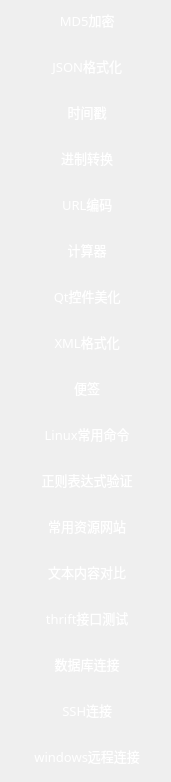
        <widget class="QWidget" name="scrollAreaWidgetContents">
         <property name="geometry">
          <rect>
           <x>0</x>
           <y>0</y>
           <width>171</width>
           <height>782</height>
          </rect>
         </property>
         <property name="cursor">
          <cursorShape>PointingHandCursor</cursorShape>
         </property>
         <property name="styleSheet">
          <string notr="true">QToolButton {
    qproperty-iconSize: 22px 22px;
	padding-left: 0px;
	background-color: rgba(255, 255, 255, 0);
	border: none;
	border-radius:5px;
	color: rgb(255, 255, 255);
	text-align: center;
}

QToolButton::menu-indicator { 
	image: None;
}

QToolButton:hover {
	border-radius:5px;
	color: rgb(255, 255, 255);
	
	background-color: rgb(20, 30, 36);
	border: none;
}
 
QToolButton:checked {
	border-radius:5px;
	color: rgb(255, 255, 255);
	background-color: rgb(20, 30, 36);
	border: none;
}</string>
         </property>
         <layout class="QVBoxLayout" name="verticalLayout">
          <property name="spacing">
           <number>6</number>
          </property>
          <property name="leftMargin">
           <number>0</number>
          </property>
          <property name="topMargin">
           <number>0</number>
          </property>
          <property name="rightMargin">
           <number>0</number>
          </property>
          <property name="bottomMargin">
           <number>0</number>
          </property>
          <item>
           <widget class="QToolButton" name="toolButton_md5">
            <property name="sizePolicy">
             <sizepolicy hsizetype="MinimumExpanding" vsizetype="Fixed">
              <horstretch>0</horstretch>
              <verstretch>0</verstretch>
             </sizepolicy>
            </property>
            <property name="minimumSize">
             <size>
              <width>0</width>
              <height>40</height>
             </size>
            </property>
            <property name="maximumSize">
             <size>
              <width>16777215</width>
              <height>40</height>
             </size>
            </property>
            <property name="font">
             <font>
              <family>OPPOSans B</family>
              <pointsize>10</pointsize>
             </font>
            </property>
            <property name="styleSheet">
             <string notr="true"/>
            </property>
            <property name="text">
             <string> MD5加密</string>
            </property>
            <property name="icon">
             <iconset resource="lib.qrc">
              <normaloff>:/lib/MD5.png</normaloff>:/lib/MD5.png</iconset>
            </property>
            <property name="iconSize">
             <size>
              <width>22</width>
              <height>22</height>
             </size>
            </property>
            <property name="toolButtonStyle">
             <enum>Qt::ToolButtonTextBesideIcon</enum>
            </property>
           </widget>
          </item>
          <item>
           <widget class="QToolButton" name="toolButton_json">
            <property name="sizePolicy">
             <sizepolicy hsizetype="Expanding" vsizetype="Fixed">
              <horstretch>0</horstretch>
              <verstretch>0</verstretch>
             </sizepolicy>
            </property>
            <property name="minimumSize">
             <size>
              <width>0</width>
              <height>40</height>
             </size>
            </property>
            <property name="maximumSize">
             <size>
              <width>16777215</width>
              <height>40</height>
             </size>
            </property>
            <property name="font">
             <font>
              <family>OPPOSans B</family>
              <pointsize>10</pointsize>
             </font>
            </property>
            <property name="styleSheet">
             <string notr="true"/>
            </property>
            <property name="text">
             <string> JSON格式化</string>
            </property>
            <property name="icon">
             <iconset resource="lib.qrc">
              <normaloff>:/lib/json (2).png</normaloff>:/lib/json (2).png</iconset>
            </property>
            <property name="iconSize">
             <size>
              <width>22</width>
              <height>22</height>
             </size>
            </property>
            <property name="toolButtonStyle">
             <enum>Qt::ToolButtonTextBesideIcon</enum>
            </property>
           </widget>
          </item>
          <item>
           <widget class="QToolButton" name="toolButton_timestamp">
            <property name="sizePolicy">
             <sizepolicy hsizetype="MinimumExpanding" vsizetype="Fixed">
              <horstretch>0</horstretch>
              <verstretch>0</verstretch>
             </sizepolicy>
            </property>
            <property name="minimumSize">
             <size>
              <width>0</width>
              <height>40</height>
             </size>
            </property>
            <property name="maximumSize">
             <size>
              <width>16777215</width>
              <height>40</height>
             </size>
            </property>
            <property name="font">
             <font>
              <family>OPPOSans B</family>
              <pointsize>10</pointsize>
             </font>
            </property>
            <property name="styleSheet">
             <string notr="true"/>
            </property>
            <property name="text">
             <string> 时间戳</string>
            </property>
            <property name="icon">
             <iconset resource="lib.qrc">
              <normaloff>:/lib/timestamp.png</normaloff>:/lib/timestamp.png</iconset>
            </property>
            <property name="iconSize">
             <size>
              <width>22</width>
              <height>22</height>
             </size>
            </property>
            <property name="toolButtonStyle">
             <enum>Qt::ToolButtonTextBesideIcon</enum>
            </property>
           </widget>
          </item>
          <item>
           <widget class="QToolButton" name="toolButton_conversion">
            <property name="sizePolicy">
             <sizepolicy hsizetype="MinimumExpanding" vsizetype="Fixed">
              <horstretch>0</horstretch>
              <verstretch>0</verstretch>
             </sizepolicy>
            </property>
            <property name="minimumSize">
             <size>
              <width>0</width>
              <height>40</height>
             </size>
            </property>
            <property name="maximumSize">
             <size>
              <width>16777215</width>
              <height>40</height>
             </size>
            </property>
            <property name="font">
             <font>
              <family>OPPOSans B</family>
              <pointsize>10</pointsize>
             </font>
            </property>
            <property name="styleSheet">
             <string notr="true"/>
            </property>
            <property name="text">
             <string> 进制转换</string>
            </property>
            <property name="icon">
             <iconset resource="lib.qrc">
              <normaloff>:/lib/Binary.png</normaloff>:/lib/Binary.png</iconset>
            </property>
            <property name="iconSize">
             <size>
              <width>22</width>
              <height>22</height>
             </size>
            </property>
            <property name="toolButtonStyle">
             <enum>Qt::ToolButtonTextBesideIcon</enum>
            </property>
           </widget>
          </item>
          <item>
           <widget class="QToolButton" name="toolButton_url">
            <property name="sizePolicy">
             <sizepolicy hsizetype="MinimumExpanding" vsizetype="Fixed">
              <horstretch>0</horstretch>
              <verstretch>0</verstretch>
             </sizepolicy>
            </property>
            <property name="minimumSize">
             <size>
              <width>0</width>
              <height>40</height>
             </size>
            </property>
            <property name="maximumSize">
             <size>
              <width>16777215</width>
              <height>40</height>
             </size>
            </property>
            <property name="font">
             <font>
              <family>OPPOSans B</family>
              <pointsize>10</pointsize>
             </font>
            </property>
            <property name="styleSheet">
             <string notr="true"/>
            </property>
            <property name="text">
             <string> URL编码</string>
            </property>
            <property name="icon">
             <iconset resource="lib.qrc">
              <normaloff>:/lib/URL.png</normaloff>:/lib/URL.png</iconset>
            </property>
            <property name="iconSize">
             <size>
              <width>22</width>
              <height>22</height>
             </size>
            </property>
            <property name="toolButtonStyle">
             <enum>Qt::ToolButtonTextBesideIcon</enum>
            </property>
           </widget>
          </item>
          <item>
           <widget class="QToolButton" name="toolButton_7">
            <property name="sizePolicy">
             <sizepolicy hsizetype="MinimumExpanding" vsizetype="Fixed">
              <horstretch>0</horstretch>
              <verstretch>0</verstretch>
             </sizepolicy>
            </property>
            <property name="minimumSize">
             <size>
              <width>0</width>
              <height>40</height>
             </size>
            </property>
            <property name="maximumSize">
             <size>
              <width>16777215</width>
              <height>40</height>
             </size>
            </property>
            <property name="font">
             <font>
              <family>OPPOSans B</family>
              <pointsize>10</pointsize>
             </font>
            </property>
            <property name="styleSheet">
             <string notr="true"/>
            </property>
            <property name="text">
             <string> 计算器</string>
            </property>
            <property name="icon">
             <iconset resource="lib.qrc">
              <normaloff>:/lib/calculator.png</normaloff>:/lib/calculator.png</iconset>
            </property>
            <property name="iconSize">
             <size>
              <width>22</width>
              <height>22</height>
             </size>
            </property>
            <property name="toolButtonStyle">
             <enum>Qt::ToolButtonTextBesideIcon</enum>
            </property>
           </widget>
          </item>
          <item>
           <widget class="QToolButton" name="toolButton_20">
            <property name="sizePolicy">
             <sizepolicy hsizetype="MinimumExpanding" vsizetype="Fixed">
              <horstretch>0</horstretch>
              <verstretch>0</verstretch>
             </sizepolicy>
            </property>
            <property name="minimumSize">
             <size>
              <width>0</width>
              <height>40</height>
             </size>
            </property>
            <property name="maximumSize">
             <size>
              <width>16777215</width>
              <height>40</height>
             </size>
            </property>
            <property name="font">
             <font>
              <family>OPPOSans B</family>
              <pointsize>10</pointsize>
             </font>
            </property>
            <property name="styleSheet">
             <string notr="true"/>
            </property>
            <property name="text">
             <string> Qt控件美化</string>
            </property>
            <property name="icon">
             <iconset resource="lib.qrc">
              <normaloff>:/lib/qssmaihua.png</normaloff>:/lib/qssmaihua.png</iconset>
            </property>
            <property name="iconSize">
             <size>
              <width>22</width>
              <height>22</height>
             </size>
            </property>
            <property name="toolButtonStyle">
             <enum>Qt::ToolButtonTextBesideIcon</enum>
            </property>
           </widget>
          </item>
          <item>
           <widget class="QToolButton" name="toolButton">
            <property name="sizePolicy">
             <sizepolicy hsizetype="MinimumExpanding" vsizetype="Fixed">
              <horstretch>0</horstretch>
              <verstretch>0</verstretch>
             </sizepolicy>
            </property>
            <property name="minimumSize">
             <size>
              <width>0</width>
              <height>40</height>
             </size>
            </property>
            <property name="maximumSize">
             <size>
              <width>16777215</width>
              <height>40</height>
             </size>
            </property>
            <property name="font">
             <font>
              <family>OPPOSans B</family>
              <pointsize>10</pointsize>
             </font>
            </property>
            <property name="styleSheet">
             <string notr="true"/>
            </property>
            <property name="text">
             <string> XML格式化</string>
            </property>
            <property name="icon">
             <iconset resource="lib.qrc">
              <normaloff>:/lib/xml (2).png</normaloff>:/lib/xml (2).png</iconset>
            </property>
            <property name="iconSize">
             <size>
              <width>22</width>
              <height>22</height>
             </size>
            </property>
            <property name="toolButtonStyle">
             <enum>Qt::ToolButtonTextBesideIcon</enum>
            </property>
           </widget>
          </item>
          <item>
           <widget class="QToolButton" name="toolButton_11">
            <property name="sizePolicy">
             <sizepolicy hsizetype="MinimumExpanding" vsizetype="Fixed">
              <horstretch>0</horstretch>
              <verstretch>0</verstretch>
             </sizepolicy>
            </property>
            <property name="minimumSize">
             <size>
              <width>0</width>
              <height>40</height>
             </size>
            </property>
            <property name="maximumSize">
             <size>
              <width>16777215</width>
              <height>40</height>
             </size>
            </property>
            <property name="font">
             <font>
              <family>OPPOSans B</family>
              <pointsize>10</pointsize>
             </font>
            </property>
            <property name="styleSheet">
             <string notr="true"/>
            </property>
            <property name="text">
             <string> 便签</string>
            </property>
            <property name="icon">
             <iconset resource="lib.qrc">
              <normaloff>:/lib/note.png</normaloff>:/lib/note.png</iconset>
            </property>
            <property name="iconSize">
             <size>
              <width>22</width>
              <height>22</height>
             </size>
            </property>
            <property name="toolButtonStyle">
             <enum>Qt::ToolButtonTextBesideIcon</enum>
            </property>
           </widget>
          </item>
          <item>
           <widget class="QToolButton" name="toolButton_21">
            <property name="sizePolicy">
             <sizepolicy hsizetype="MinimumExpanding" vsizetype="Fixed">
              <horstretch>0</horstretch>
              <verstretch>0</verstretch>
             </sizepolicy>
            </property>
            <property name="minimumSize">
             <size>
              <width>0</width>
              <height>40</height>
             </size>
            </property>
            <property name="maximumSize">
             <size>
              <width>16777215</width>
              <height>40</height>
             </size>
            </property>
            <property name="font">
             <font>
              <family>OPPOSans B</family>
              <pointsize>10</pointsize>
             </font>
            </property>
            <property name="styleSheet">
             <string notr="true"/>
            </property>
            <property name="text">
             <string> Linux常用命令</string>
            </property>
            <property name="icon">
             <iconset resource="lib.qrc">
              <normaloff>:/lib/linux.png</normaloff>:/lib/linux.png</iconset>
            </property>
            <property name="iconSize">
             <size>
              <width>22</width>
              <height>22</height>
             </size>
            </property>
            <property name="toolButtonStyle">
             <enum>Qt::ToolButtonTextBesideIcon</enum>
            </property>
           </widget>
          </item>
          <item>
           <widget class="QToolButton" name="toolButton_15">
            <property name="sizePolicy">
             <sizepolicy hsizetype="MinimumExpanding" vsizetype="Fixed">
              <horstretch>0</horstretch>
              <verstretch>0</verstretch>
             </sizepolicy>
            </property>
            <property name="minimumSize">
             <size>
              <width>0</width>
              <height>40</height>
             </size>
            </property>
            <property name="maximumSize">
             <size>
              <width>16777215</width>
              <height>40</height>
             </size>
            </property>
            <property name="font">
             <font>
              <family>OPPOSans B</family>
              <pointsize>10</pointsize>
             </font>
            </property>
            <property name="styleSheet">
             <string notr="true"/>
            </property>
            <property name="text">
             <string> 正则表达式验证</string>
            </property>
            <property name="icon">
             <iconset resource="lib.qrc">
              <normaloff>:/lib/regular.png</normaloff>:/lib/regular.png</iconset>
            </property>
            <property name="iconSize">
             <size>
              <width>22</width>
              <height>22</height>
             </size>
            </property>
            <property name="toolButtonStyle">
             <enum>Qt::ToolButtonTextBesideIcon</enum>
            </property>
           </widget>
          </item>
          <item>
           <widget class="QToolButton" name="toolButton_19">
            <property name="sizePolicy">
             <sizepolicy hsizetype="MinimumExpanding" vsizetype="Fixed">
              <horstretch>0</horstretch>
              <verstretch>0</verstretch>
             </sizepolicy>
            </property>
            <property name="minimumSize">
             <size>
              <width>0</width>
              <height>40</height>
             </size>
            </property>
            <property name="maximumSize">
             <size>
              <width>16777215</width>
              <height>40</height>
             </size>
            </property>
            <property name="font">
             <font>
              <family>OPPOSans B</family>
              <pointsize>10</pointsize>
             </font>
            </property>
            <property name="styleSheet">
             <string notr="true"/>
            </property>
            <property name="text">
             <string> 常用资源网站</string>
            </property>
            <property name="icon">
             <iconset resource="lib.qrc">
              <normaloff>:/lib/regular.png</normaloff>:/lib/regular.png</iconset>
            </property>
            <property name="iconSize">
             <size>
              <width>22</width>
              <height>22</height>
             </size>
            </property>
            <property name="toolButtonStyle">
             <enum>Qt::ToolButtonTextBesideIcon</enum>
            </property>
           </widget>
          </item>
          <item>
           <widget class="QToolButton" name="toolButton_9">
            <property name="sizePolicy">
             <sizepolicy hsizetype="MinimumExpanding" vsizetype="Fixed">
              <horstretch>0</horstretch>
              <verstretch>0</verstretch>
             </sizepolicy>
            </property>
            <property name="minimumSize">
             <size>
              <width>0</width>
              <height>40</height>
             </size>
            </property>
            <property name="maximumSize">
             <size>
              <width>16777215</width>
              <height>40</height>
             </size>
            </property>
            <property name="font">
             <font>
              <family>OPPOSans B</family>
              <pointsize>10</pointsize>
             </font>
            </property>
            <property name="styleSheet">
             <string notr="true"/>
            </property>
            <property name="text">
             <string> 文本内容对比</string>
            </property>
            <property name="icon">
             <iconset resource="lib.qrc">
              <normaloff>:/lib/XML-Local-hover.png</normaloff>:/lib/XML-Local-hover.png</iconset>
            </property>
            <property name="iconSize">
             <size>
              <width>22</width>
              <height>22</height>
             </size>
            </property>
            <property name="toolButtonStyle">
             <enum>Qt::ToolButtonTextBesideIcon</enum>
            </property>
           </widget>
          </item>
          <item>
           <widget class="QToolButton" name="toolButton_17">
            <property name="sizePolicy">
             <sizepolicy hsizetype="MinimumExpanding" vsizetype="Fixed">
              <horstretch>0</horstretch>
              <verstretch>0</verstretch>
             </sizepolicy>
            </property>
            <property name="minimumSize">
             <size>
              <width>0</width>
              <height>40</height>
             </size>
            </property>
            <property name="maximumSize">
             <size>
              <width>16777215</width>
              <height>40</height>
             </size>
            </property>
            <property name="font">
             <font>
              <family>OPPOSans B</family>
              <pointsize>10</pointsize>
             </font>
            </property>
            <property name="styleSheet">
             <string notr="true"/>
            </property>
            <property name="text">
             <string> thrift接口测试</string>
            </property>
            <property name="icon">
             <iconset resource="lib.qrc">
              <normaloff>:/lib/Thrift5.png</normaloff>:/lib/Thrift5.png</iconset>
            </property>
            <property name="iconSize">
             <size>
              <width>22</width>
              <height>22</height>
             </size>
            </property>
            <property name="toolButtonStyle">
             <enum>Qt::ToolButtonTextBesideIcon</enum>
            </property>
           </widget>
          </item>
          <item>
           <widget class="QToolButton" name="toolButton_14">
            <property name="sizePolicy">
             <sizepolicy hsizetype="MinimumExpanding" vsizetype="Fixed">
              <horstretch>0</horstretch>
              <verstretch>0</verstretch>
             </sizepolicy>
            </property>
            <property name="minimumSize">
             <size>
              <width>0</width>
              <height>40</height>
             </size>
            </property>
            <property name="maximumSize">
             <size>
              <width>16777215</width>
              <height>40</height>
             </size>
            </property>
            <property name="font">
             <font>
              <family>OPPOSans B</family>
              <pointsize>10</pointsize>
             </font>
            </property>
            <property name="styleSheet">
             <string notr="true"/>
            </property>
            <property name="text">
             <string> 数据库连接</string>
            </property>
            <property name="icon">
             <iconset resource="lib.qrc">
              <normaloff>:/lib/mysql.png</normaloff>:/lib/mysql.png</iconset>
            </property>
            <property name="iconSize">
             <size>
              <width>22</width>
              <height>22</height>
             </size>
            </property>
            <property name="toolButtonStyle">
             <enum>Qt::ToolButtonTextBesideIcon</enum>
            </property>
           </widget>
          </item>
          <item>
           <widget class="QToolButton" name="toolButton_18">
            <property name="sizePolicy">
             <sizepolicy hsizetype="MinimumExpanding" vsizetype="Fixed">
              <horstretch>0</horstretch>
              <verstretch>0</verstretch>
             </sizepolicy>
            </property>
            <property name="minimumSize">
             <size>
              <width>0</width>
              <height>40</height>
             </size>
            </property>
            <property name="maximumSize">
             <size>
              <width>16777215</width>
              <height>40</height>
             </size>
            </property>
            <property name="font">
             <font>
              <family>OPPOSans B</family>
              <pointsize>10</pointsize>
             </font>
            </property>
            <property name="styleSheet">
             <string notr="true"/>
            </property>
            <property name="text">
             <string> SSH连接</string>
            </property>
            <property name="icon">
             <iconset resource="lib.qrc">
              <normaloff>:/lib/powershell.png</normaloff>:/lib/powershell.png</iconset>
            </property>
            <property name="iconSize">
             <size>
              <width>22</width>
              <height>22</height>
             </size>
            </property>
            <property name="toolButtonStyle">
             <enum>Qt::ToolButtonTextBesideIcon</enum>
            </property>
           </widget>
          </item>
          <item>
           <widget class="QToolButton" name="toolButton_8">
            <property name="sizePolicy">
             <sizepolicy hsizetype="MinimumExpanding" vsizetype="Fixed">
              <horstretch>0</horstretch>
              <verstretch>0</verstretch>
             </sizepolicy>
            </property>
            <property name="minimumSize">
             <size>
              <width>0</width>
              <height>40</height>
             </size>
            </property>
            <property name="maximumSize">
             <size>
              <width>16777215</width>
              <height>40</height>
             </size>
            </property>
            <property name="font">
             <font>
              <family>OPPOSans B</family>
              <pointsize>10</pointsize>
             </font>
            </property>
            <property name="styleSheet">
             <string notr="true"/>
            </property>
            <property name="text">
             <string> windows远程连接</string>
            </property>
            <property name="icon">
             <iconset resource="lib.qrc">
              <normaloff>:/lib/windows.png</normaloff>:/lib/windows.png</iconset>
            </property>
            <property name="iconSize">
             <size>
              <width>22</width>
              <height>22</height>
             </size>
            </property>
            <property name="toolButtonStyle">
             <enum>Qt::ToolButtonTextBesideIcon</enum>
            </property>
           </widget>
          </item>
          <item>
           <spacer name="verticalSpacer">
            <property name="orientation">
             <enum>Qt::Vertical</enum>
            </property>
            <property name="sizeHint" stdset="0">
             <size>
              <width>20</width>
              <height>40</height>
             </size>
            </property>
           </spacer>
          </item>
         </layout>
        </widget>
